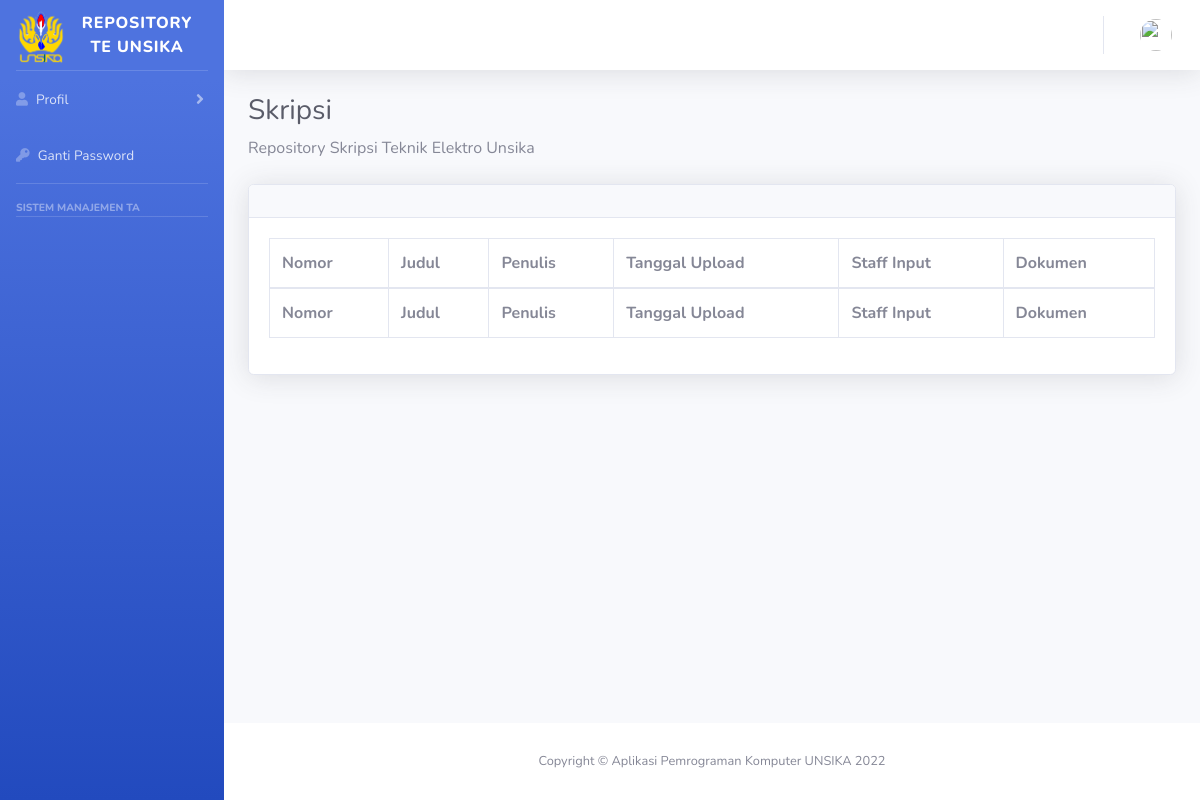
/dashboard/skripsi.php, run on an earlier commit of the app's database.
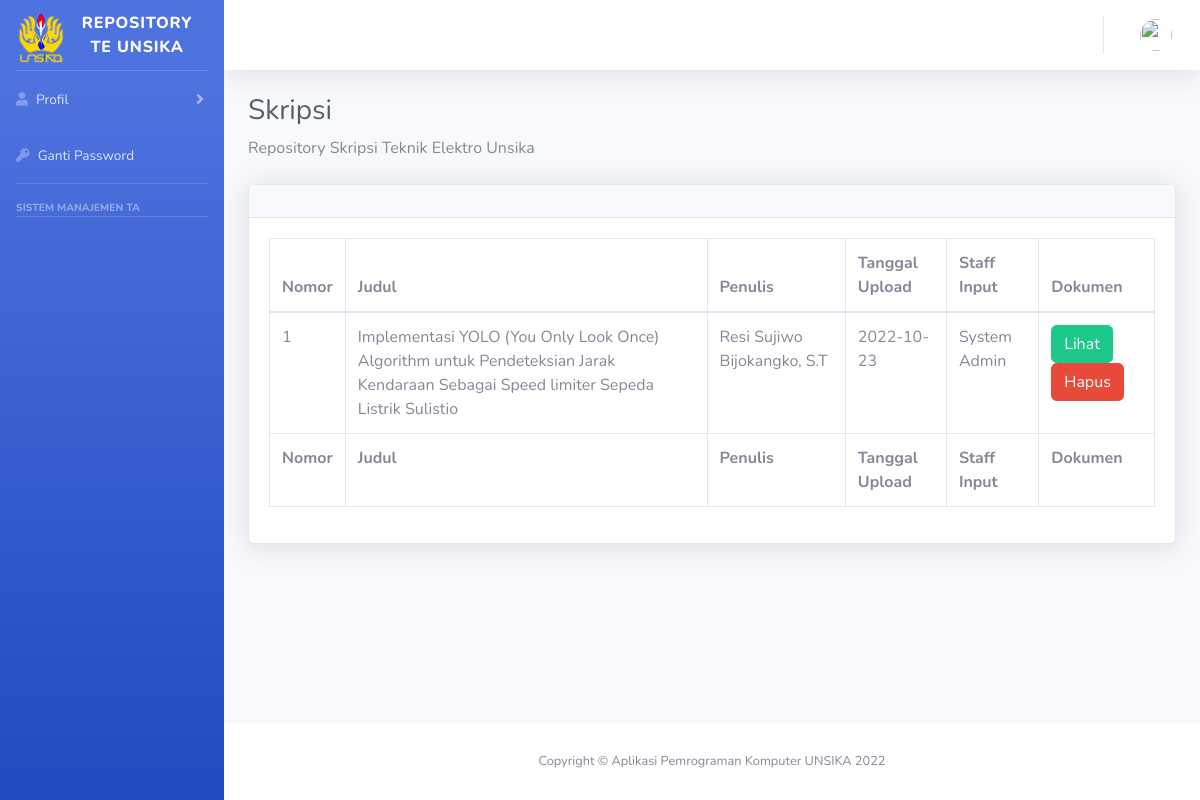
And on a later commit of the database.
### tables this page shows
CREATE TABLE `post` (
  `id` int(9) NOT NULL,
  `judul` varchar(255) NOT NULL,
  `penulis` varchar(255) NOT NULL,
  `kontributor` varchar(255) NOT NULL,
  `jenis` int(2) NOT NULL,
  `penerbit` varchar(255) NOT NULL,
  `subjek` varchar(255) NOT NULL,
  `keyword` varchar(255) NOT NULL,
  `staf_input` varchar(255) NOT NULL,
  `tgl_input` date NOT NULL,
  `path` varchar(255) NOT NULL,
  `abstrak` text NOT NULL,
  `status` int(2) NOT NULL
);

### dashboard/skripsi.php (the view, shortened to what this page needs)
<?php
include "template/sidebar.php";
include "template/header.php";
$servername = "localhost";
$username = "root";
$password = "";
$db_name = "repository";
$conn = mysqli_connect($servername, $username, $password, $db_name);
$query = mysqli_query($conn, "SELECT * FROM `post` WHERE `jenis` = 2 AND `status` = 1  ORDER BY `id`");
?>
<div class="container-fluid">
                    <h1 class="h3 mb-2 text-gray-800">Skripsi</h1>
                    <p class="mb-4">Repository Skripsi Teknik Elektro Unsika</p>
                    <div class="card shadow mb-4">
                        <div class="card-header py-3" align="left">
                        </div>
                        <div class="card-body">
                            <div class="table-responsive">
                                <table class="table table-bordered" id="dataTable" width="100%" cellspacing="0">
                                <thead>
                                        <tr>
                                        <th>Nomor</th>
                                            <th>Judul</th>
                                            <th>Penulis</th>
                                            <th>Tanggal Upload</th>
                                            <th>Staff Input</th>
                                            <th>Dokumen</th>
                                        </tr>
                                    </thead>
                                    <tfoot>
                                        <tr>
                                            <th>Nomor</th>
                                            <th>Judul</th>
                                            <th>Penulis</th>
                                            <th>Tanggal Upload</th>
                                            <th>Staff Input</th>
                                            <th>Dokumen</th>
                                        </tr>
                                    </tfoot>
                                    <tbody>
                                    <?php
    $nomor = 1;
    while ($data = mysqli_fetch_array($query)) {
    ?>
      <tr>
        <td><?php echo $nomor++; ?></td>
        <td><?php echo $data['judul']; ?></td>
        <td><?php echo $data['penulis']; ?></td>
        <td><?php echo $data['tgl_input']; ?></td>
        <td><?php echo $data['staf_input']; ?></td>
        <td>
          <a href="post/<?php echo $data['path']; ?>"><button type="button" class="btn btn-success">Lihat</button></a>
          <a href="hapus_post.php?id=1&id_post=<?php echo $data['id']."&jenis=". $data['jenis']; ?>" onclick="return confirm ('Apakah anda benar ingin menghapus <?php echo $data['judul']; ?> dari daftar Skripsi?')"><button type="button" class="btn btn-danger">Hapus</button></a>
        </td>
      </tr>
    <?php } ?>
                                    </tbody>
                                </table>
                            </div>
                        </div>
                    </div>
                </div>
                </div>
            <footer class="sticky-footer bg-white">
                <div class="container my-auto">
                    <div class="copyright text-center my-auto">
                    <span>Copyright &copy; Aplikasi Pemrograman Komputer UNSIKA 2022</span>
                    </div>
                </div>
            </footer>
        </div>
    </div>
</body>
</html>

What changed in the data, as far as the page shows it:
now on this page (row edited): post: judul "Implementasi YOLO (You Only Look Once) Algorithm untuk Pendeteksian Jarak Kendaraan Sebagai Speed limiter Sepeda Listrik Sulistio", penulis "Resi Sujiwo Bijokangko, S.T", tgl_input "2022-10-23", staf_input "System Admin"
